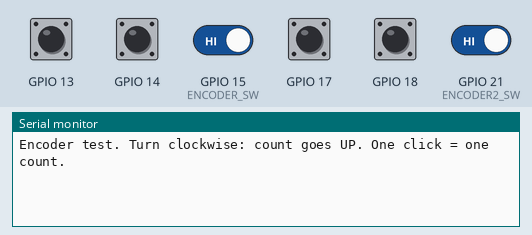
Simulated run of this sketch. Board: ESP32-S3. Parts: the last lines printed to the serial monitor. Inputs (shaded band) come from the test bench; at power-on: GPIO 13, GPIO 14, GPIO 15 (ENCODER_SW), GPIO 17, GPIO 18, GPIO 21 (ENCODER2_SW) HIGH.

Above: at 1.7 s.
1.8 s: GPIO 15 (ENCODER_SW) driven LOW
At 3.0 s:
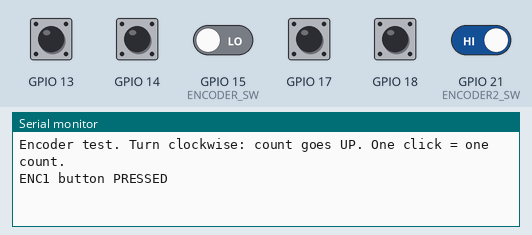
3.3 s: GPIO 15 (ENCODER_SW) driven HIGH
At 4.3 s:
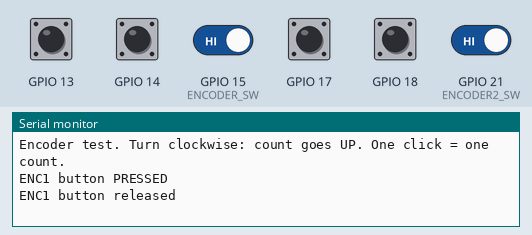
4.8 s: GPIO 21 (ENCODER2_SW) driven LOW
At 5.5 s:
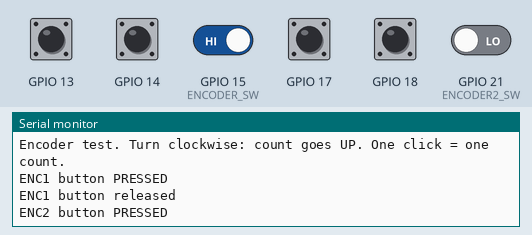
6.3 s: GPIO 21 (ENCODER2_SW) driven HIGH
At 7.8 s:
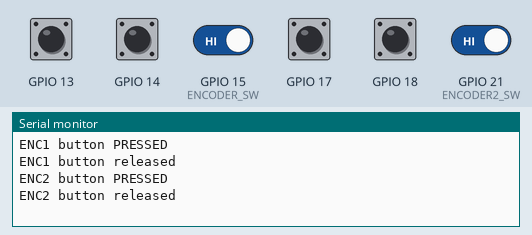

Measured:
- after the input at 1.8 s, the serial monitor: prints a new line at once (image 1)
- after the input at 3.3 s, the serial monitor: prints a new line at once (image 2)
- after the input at 4.8 s, the serial monitor: prints a new line at once (image 3)
- after the input at 6.3 s, the serial monitor: prints a new line at once (image 4)

The sketch:

esp32_s3_encoder_test.ino
```cpp
#include <Arduino.h>

#define ENCODER_CLK 13
#define ENCODER_DT  14
#define ENCODER_SW  15

#define ENCODER2_CLK 17
#define ENCODER2_DT  18
#define ENCODER2_SW  21

#define ENCODER_TRANSITIONS_PER_DETENT 4   // try 2 if one click counts twice

struct Encoder {
  uint8_t clkPin;
  uint8_t dtPin;
  volatile uint8_t state;
  volatile int8_t accumulator;
  volatile int32_t detents;
  volatile uint32_t badTransitions;   // invalid jumps, a sign of bounce
};

Encoder enc1 = { ENCODER_CLK,  ENCODER_DT,  0, 0, 0, 0 };
Encoder enc2 = { ENCODER2_CLK, ENCODER2_DT, 0, 0, 0, 0 };

static const DRAM_ATTR int8_t encoderTable[16] = {
   0, -1,  1,  0,
   1,  0,  0, -1,
  -1,  0,  0,  1,
   0,  1, -1,  0
};

void IRAM_ATTR encoderISR(void* arg) {
  Encoder* e = (Encoder*)arg;

  uint8_t current =
      (gpio_get_level((gpio_num_t)e->clkPin) << 1) |
       gpio_get_level((gpio_num_t)e->dtPin);

  uint8_t index = (e->state << 2) | current;
  int8_t movement = encoderTable[index];

  if (movement == 0 && current != e->state) {
    e->badTransitions++;
  }
  e->state = current;

  e->accumulator += movement;

  if (e->accumulator >= ENCODER_TRANSITIONS_PER_DETENT) {
    e->accumulator = 0;
    e->detents++;
  } else if (e->accumulator <= -ENCODER_TRANSITIONS_PER_DETENT) {
    e->accumulator = 0;
    e->detents--;
  }
}

void setupEncoder(Encoder& e) {
  pinMode(e.clkPin, INPUT_PULLUP);
  pinMode(e.dtPin, INPUT_PULLUP);
  e.state = (digitalRead(e.clkPin) << 1) | digitalRead(e.dtPin);
  attachInterruptArg(digitalPinToInterrupt(e.clkPin), encoderISR, &e, CHANGE);
  attachInterruptArg(digitalPinToInterrupt(e.dtPin),  encoderISR, &e, CHANGE);
}

void setup() {
  Serial.begin(115200);
  delay(500);

  setupEncoder(enc1);
  setupEncoder(enc2);
  pinMode(ENCODER_SW, INPUT_PULLUP);
  pinMode(ENCODER2_SW, INPUT_PULLUP);

  Serial.println("Encoder test. Turn clockwise: count goes UP. One click = one count.");
}

void loop() {
  static int32_t pos1 = 0, pos2 = 0;
  static bool lastSw1 = HIGH, lastSw2 = HIGH;

  // Take and clear the counts
  noInterrupts();
  int32_t d1 = enc1.detents; enc1.detents = 0;
  int32_t d2 = enc2.detents; enc2.detents = 0;
  uint32_t bad1 = enc1.badTransitions;
  uint32_t bad2 = enc2.badTransitions;
  interrupts();

  if (d1) {
    pos1 += d1;
    Serial.printf("ENC1 %+ld  pos=%ld  (bad transitions: %lu)\n",
                  (long)d1, (long)pos1, (unsigned long)bad1);
  }
  if (d2) {
    pos2 += d2;
    Serial.printf("ENC2 %+ld  pos=%ld  (bad transitions: %lu)\n",
                  (long)d2, (long)pos2, (unsigned long)bad2);
  }

  bool sw1 = digitalRead(ENCODER_SW);
  bool sw2 = digitalRead(ENCODER2_SW);
  if (sw1 != lastSw1) {
    lastSw1 = sw1;
    Serial.printf("ENC1 button %s\n", sw1 == LOW ? "PRESSED" : "released");
  }
  if (sw2 != lastSw2) {
    lastSw2 = sw2;
    Serial.printf("ENC2 button %s\n", sw2 == LOW ? "PRESSED" : "released");
  }

  delay(2);
}
```
